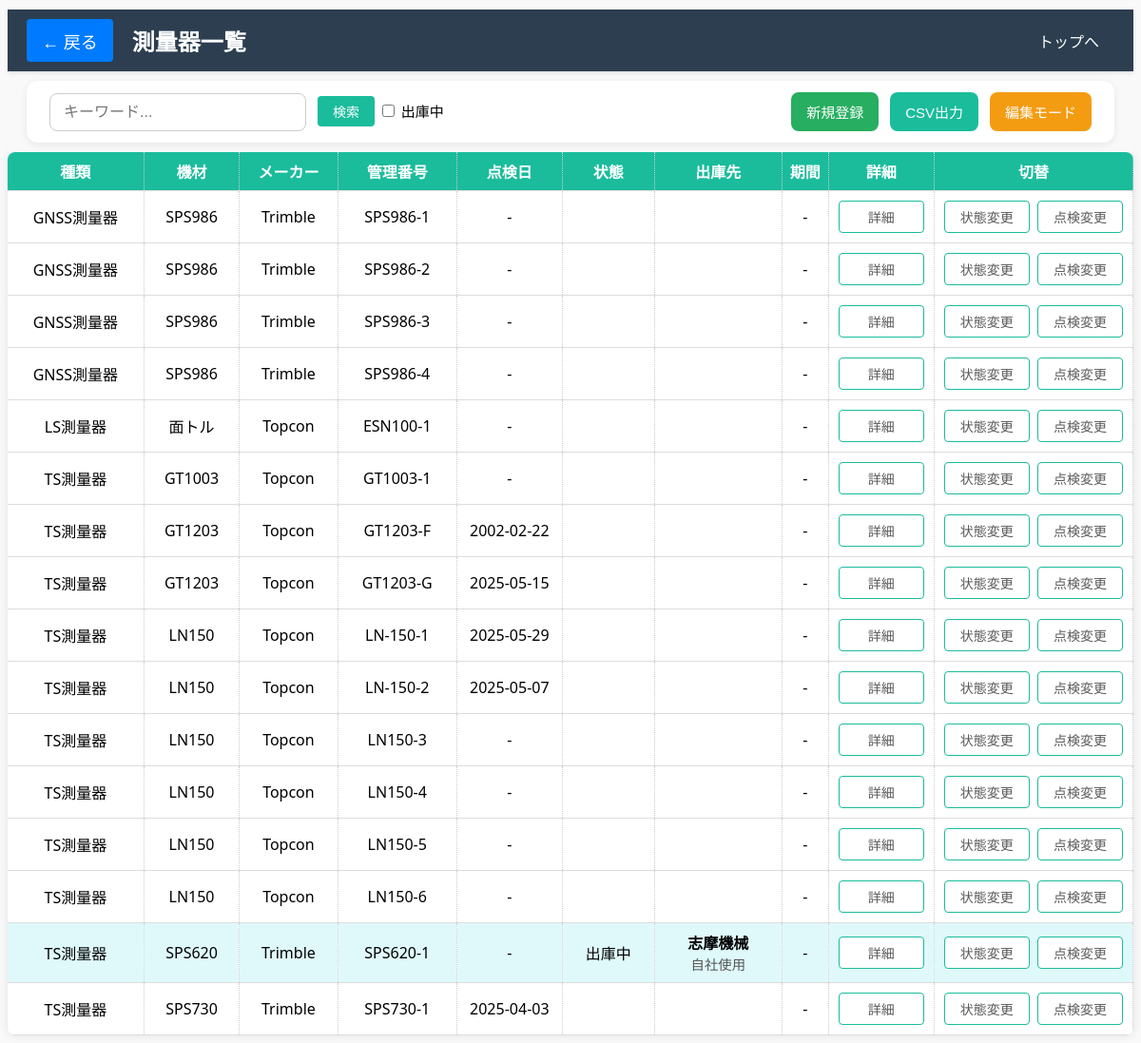
Before: /surveying_list (signed in) with the older database file.
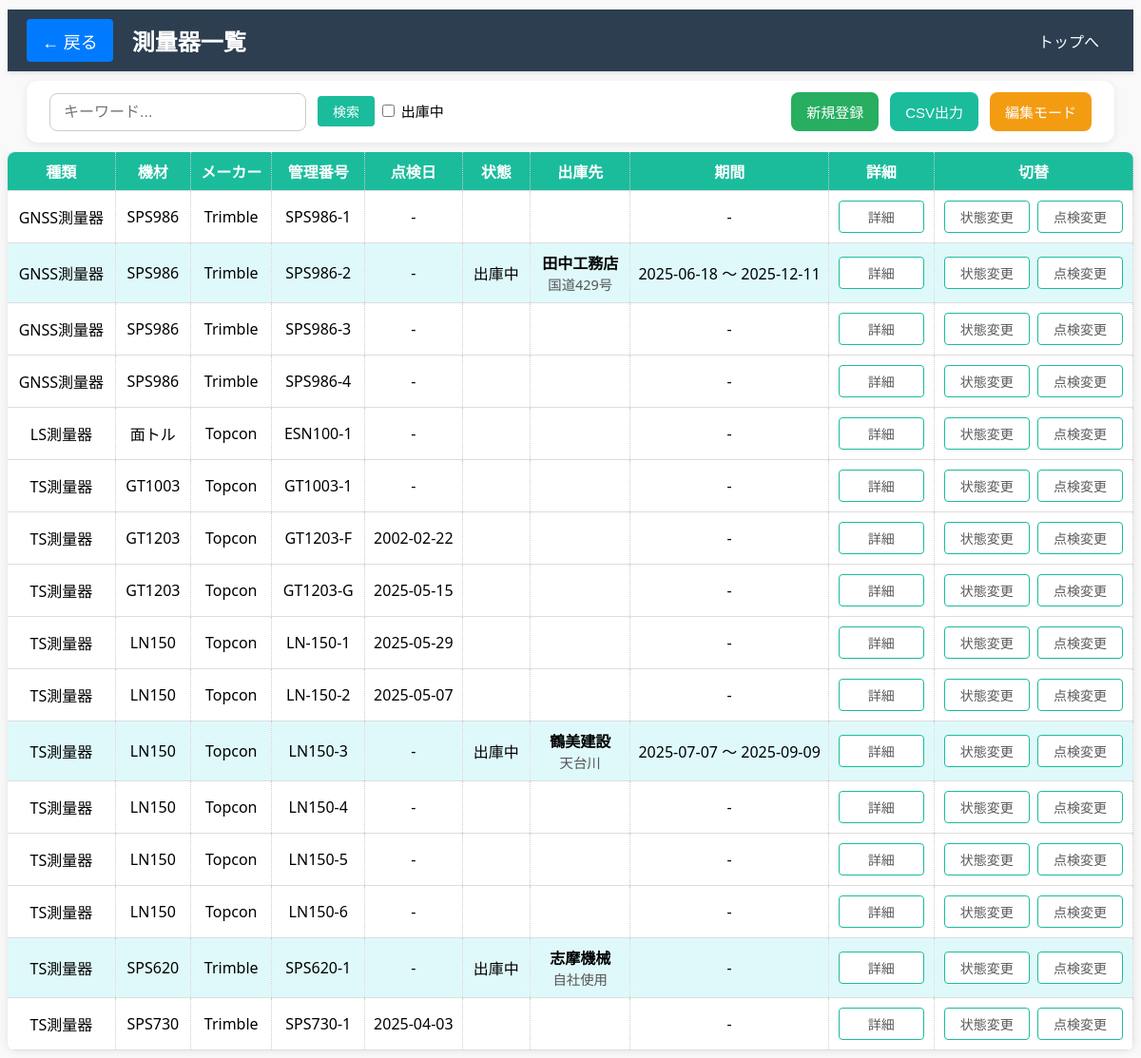
After: the same page with the newer database file.
### models.py (models this page shows, shortened)
class SurveyingTool(db.Model):
    __tablename__ = 'surveying_tools'
    id = db.Column(db.Integer, primary_key=True)
    tool_type = db.Column(db.String(100), nullable=True)
    name = db.Column(db.String(100), nullable=False)              # 機材名
    manufacturer = db.Column(db.String(100), nullable=True)       # メーカー
    serial_number = db.Column(db.String(100), nullable=True)      # 管理番号
    inspection_date = db.Column(db.Date, nullable=True)           # 点検日
    pdf_filename = db.Column(db.String(255), nullable=True)
    is_active = db.Column(db.Boolean, default=True, nullable=True)  # 状態 (True=未使用、False=出庫中)
    state = db.Column(db.String(50))
    shipment_location = db.Column(db.String(255), nullable=True)   # 出庫先 会社名
    shipment_site = db.Column(db.String(255), nullable=True)       # 出庫現場
    shipment_start_date = db.Column(db.Date, nullable=True)        # 出庫開始期間
    shipment_end_date = db.Column(db.Date, nullable=True)          # 出庫終了期間
    pdf_filename = db.Column(db.String(255), nullable=True)
    updated_at = db.Column(db.DateTime, default=datetime.utcnow, onupdate=datetime.utcnow)

### main.py (the view)
@app.route('/surveying_list')
@login_required
def surveying_list():
    surveying_tools = SurveyingTool.query.order_by(
        SurveyingTool.tool_type.asc(),     # 種類で昇順（存在すれば）
        SurveyingTool.name.asc(),          # 名前で昇順
        SurveyingTool.serial_number.asc()  # 管理番号で昇順
    ).all()
    return render_template('surveying_list.html', surveying_tools=surveying_tools)

### main.py (called while the page is built)
@login_manager.user_loader
def load_user(user_id):
    return User.query.get(int(user_id))

### templates/surveying_list.html (shortened to what this page needs)
<!DOCTYPE html>
<html lang="ja">
<head>
    <link rel="stylesheet" href="{{ url_for('static', filename='surveying_tool.css') }}">
    <link rel="stylesheet" href="{{ url_for('static', filename='common.css') }}">
    <link rel="stylesheet" href="https://cdnjs.cloudflare.com/ajax/libs/font-awesome/6.4.0/css/all.min.css" />
</head>
<body>
<div class="sticky-wrapper">
    <header class="header-bar">
        <div class="left-group">
            <a href="{{ url_for('index') }}" class="back-button">← 戻る</a>
            <h1 class="page-title">測量器一覧</h1>
        </div>
        <div class="right-group">
            <a href="{{ url_for('index') }}">トップへ</a>
        </div>
    </header>
    <h2>
        <div class="about-container">
            <div class="search-container">
                <input type="text" id="search-input" placeholder="キーワード...">
                <button id="search-button">検索</button>
                    <input type="checkbox" id="shippedOnlyCheckbox" onchange="filterTable()"> 出庫中
            </div>
            <div class="action-buttons">
                <a href="{{ url_for('add_surveying_tool') }}" class="add_button">新規登録</a>
                <button class="csv-button" id="csv-export-btn">CSV出力</button>
                <button class="edit_button" onclick="toggleDeleteColumn()">編集モード</button>
            </div>
        </div>
    </h2>
</div>
<table id="printable-table">
    <thead>
        <tr>
            <th>種類</th>
            <th>機材</th>
            <th>メーカー</th>
            <th>管理番号</th>
            <th>点検日</th>
            <th>状態</th>
            <th>出庫先</th>
            <th>期間</th>
            <th>詳細</th>
            <th>切替</th>
        </tr>
    </thead>
    <tbody>
        {% for tool in surveying_tools %}
        <tr data-tool-id="{{ tool.id }}" {% if not tool.is_active and tool.state != '予定' %} class="shipped"{% endif %}>
            <td class="fixed-cell">
            <span class="display-text">{{ tool.tool_type or '' }}</span>
            </td>
            <td class="fixed-cell">
            <span class="display-text">{{ tool.name }}</span>
            </td>
            <td class="fixed-cell">
            <span class="display-text">{{ tool.manufacturer or '' }}</span>
            </td>
            <td class="fixed-cell">
            <span class="display-text">{{ tool.serial_number or '' }}</span>
            </td>
            <td class="fixed-cell">
                {{ tool.inspection_date.strftime('%Y-%m-%d') if tool.inspection_date else '-' }}
                <br>
            </td>
            <td class="status-cell">
                <span class="status-display" id="status-display-{{ tool.id }}">
                    {% if tool.state == '予定' %}
                        予定
                    {% elif not tool.is_active %}
                        出庫中
                    {% endif %}
                </span>
            </td>
            <td class="fixed-cell">
                <div>
                    <strong>{{ tool.shipment_location or '' }}</strong><br>
                    <span style="font-size: 0.9em; color: #555;">{{ tool.shipment_site or '' }}</span>
                </div>
            </td>
            <td class="fixed-cell">
                {% if tool.shipment_start_date and tool.shipment_end_date %}
                    {{ tool.shipment_start_date.strftime('%Y-%m-%d') }} ～ {{ tool.shipment_end_date.strftime('%Y-%m-%d') }}
                {% else %}
                    -
                {% endif %}
            </td>
            <td class="fixed-cell">
                <button type="button" onclick="showShipmentDetails({{ tool.id }})">詳細</button>
            </td>
            <td class="fixed-cell">
                <button type="button" onclick="toggleStateForm({{ tool.id }})">状態変更</button>
                <button type="button" onclick="showInspectionPopup({{ tool.id }})">点検変更</button>
            </td>
        </tr>
        {% endfor %}
    </tbody>
</table>
</body>
</html>

### static/surveying_tool.css (style rules this page uses)
.add_button { background-color: #27ae60; color: white; }
.csv-button, .print-button { background-color: #1abc9c; color: white; }
.edit_button { background-color: #f39c12; color: white; }
th { background-color: #1abc9c; color: white; }
th:nth-child(1), td:nth-child(1) { width: 150px; text-align: center; }
th:nth-child(2), td:nth-child(2) { width: 100px; text-align: center; }
th:nth-child(3), td:nth-child(3) { width: 100px; text-align: center; }
th:nth-child(4), td:nth-child(4) { width: 130px; text-align: center; }
th:nth-child(5), td:nth-child(5) { width: 100px; text-align: center; }
th:nth-child(6), td:nth-child(6) { width: 100px; text-align: center; }
th:nth-child(7), td:nth-child(7) { width: 150px; text-align: center; }
th:nth-child(8), td:nth-child(8), th:nth-child(9), td:nth-child(9), th:nth-child(10), td:nth-child(10) { text-align: center; }
table input[type="submit"], table button { display: inline-block; padding: 6px 12px; margin: 2px 2px; border: 1px solid #1abc9c; background-color: #ffffff; color: #5a5a5a; border-radius: 4px; font-size: 14px; font-weight: 500; text-align: center; cursor: pointer; transition: background-color 0.2s, color 0.2s; min-width: 90px; }
#search-button { background-color: #1abc9c; color: white; border: none; padding: 6px 16px; margin-left: 8px; font-size: 14px; border-radius: 4px; cursor: pointer; transition: background-color 0.3s ease; }

### static/common.css (style rules this page uses)
body { background-color: #f9f9f9; font-family: "Segoe UI", sans-serif; user-select: none; margin-top: 0px; }
h1 { text-align: center; margin-bottom: 2rem; }
h2 { font-family: "Segoe UI", sans-serif; padding: 0 20px; font-size: 15px; font-weight: 500; margin-top: 10px; }
a { display: inline-block; color: white; padding: 0.6rem 1rem; text-decoration: none; border-radius: 4px; }
.fixed-cell { position: relative; }
.sticky-wrapper { position: sticky; top: 0; background-color: #f9f9f9; z-index: 1000; padding-top: 10px; height: 150px; }
.header-bar { position: sticky; top: 0; z-index: 1000; display: flex; justify-content: space-between; align-items: center; background-color: #2c3e50; color: white; padding: 10px 20px; box-shadow: 0 2px 4px rgba(0,0,0,0.1); }
.left-group { display: flex; align-items: center; }
.right-group { display: flex; }
.page-title { margin: 0; font-size: 24px; }
.back-button { color: white; text-decoration: none; font-size: 18px; margin-right: 20px; background-color: #007bff; }
.about-container { position: sticky; top: 56px; z-index: 999; display: flex; justify-content: space-between; align-items: center; padding: 12px 24px; background-color: #ffffff; border-radius: 12px; box-shadow: 0 2px 8px rgba(0, 0, 0, 0.08); margin-bottom: 20px; gap: 20px; flex-wrap: wrap; }
.search-container input[type="text"] { padding: 10px 14px; font-size: 16px; border: 1px solid #ccc; border-radius: 8px; width: 240px; transition: border-color 0.3s; }
.action-buttons { display: flex; gap: 12px; }
.add_button, .csv-button, .edit_button, .print-button { padding: 10px 16px; font-size: 15px; border: none; border-radius: 8px; cursor: pointer; text-decoration: none; transition: background-color 0.3s, transform 0.1s; }
table { border-collapse: collapse; background-color: white; box-shadow: 0 0 10px rgba(0,0,0,0.1); border-radius: 8px; overflow: hidden; user-select: text; table-layout: fixed; max-width: 1500px; margin: 0 auto; padding: 0 20px; }
tr.shipped { background-color: #dff9fb; position: relative; }
th, td { border-right: 1px dotted #ccc; padding: 8px; white-space: nowrap; text-align: left; border-bottom: 1px solid #ddd; }

Changed rows visible on the page:
changed SurveyingTool "SPS986-2": is_active True → False (drawn); shipment_location (not shown) → "田中工務店"; shipment_site (not shown) → "国道429号"; shipment_start_date (not shown) → "2025-06-18"; shipment_end_date (not shown) → "2025-12-11"; shipment_start_date "-" → "～"
changed SurveyingTool "LN150-3": is_active True → False (drawn); shipment_location (not shown) → "鶴美建設"; shipment_site (not shown) → "天台川"; shipment_start_date (not shown) → "2025-07-07"; shipment_end_date (not shown) → "2025-09-09"; shipment_start_date "-" → "～"
